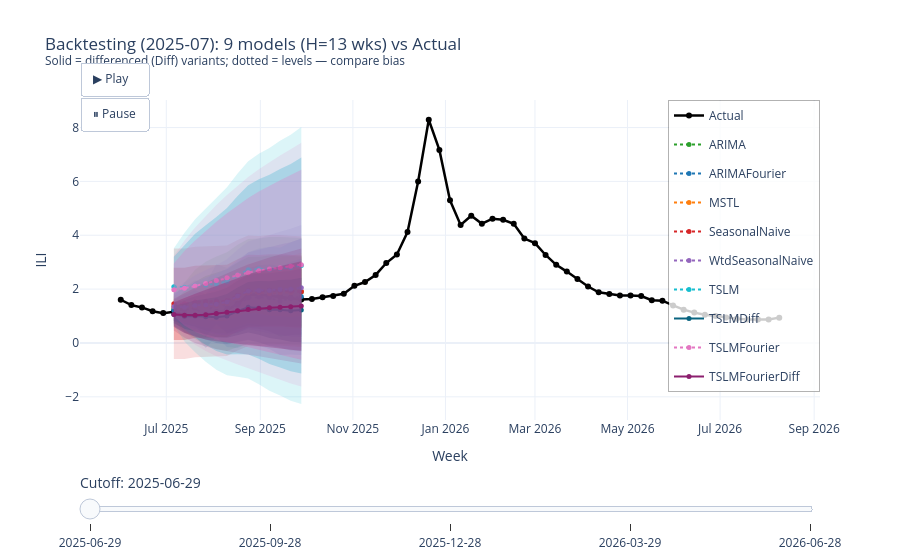

Notebook source saved alongside this figure:
### Code cell
# ── Slider backtest: all 9 models vs Actual ───────────────────────────────────
# Diff variants (TSLMDiff, TSLMFourierDiff) use first-differenced target
# to remove trend bias. Compare against level-fit counterparts.
# ─────────────────────────────────────────────────────────────────────────────

def hex_rgba(hex_color, alpha):
    h = hex_color.lstrip("#")
    r, g, b = int(h[0:2], 16), int(h[2:4], 16), int(h[4:6], 16)
    return f"rgba({r},{g},{b},{alpha})"

MODELS = ["ARIMA", "ARIMAFourier", "MSTL", "SeasonalNaive",
          "WtdSeasonalNaive",
          "TSLM", "TSLMDiff",
          "TSLMFourier", "TSLMFourierDiff"]
MODEL_COLORS = {
    "ARIMA":            "#2ca02c",
    "ARIMAFourier":     "#1f77b4",
    "MSTL":             "#ff7f0e",
    "SeasonalNaive":    "#d62728",
    "WtdSeasonalNaive": "#9467bd",
    "TSLM":             "#17becf",
    "TSLMDiff":         "#0a6480",   # darker teal — diff version of TSLM
    "TSLMFourier":      "#e377c2",
    "TSLMFourierDiff":  "#8c1f6e",   # darker pink — diff version of TSLMFourier
}

cutoffs_plot     = sorted(rolling_fcasts["train_cutoff"].unique())
cutoff_strs_plot = [pd.Timestamp(c).strftime("%Y-%m-%d") for c in cutoffs_plot]
n_cutoffs_plot   = len(cutoffs_plot)

actual_start_plot = pd.Timestamp(cutoffs_plot[0]) - pd.Timedelta(weeks=4)
actual_plot  = all_data[all_data["ds"] >= actual_start_plot].sort_values("ds")
default_sub  = rolling_fcasts[rolling_fcasts["train_cutoff"] == cutoffs_plot[0]].sort_values("ds")

def _band_traces(sub, model, colour):
    def _y(col): return sub[col].values if col in sub.columns else sub[model].values
    x = sub["ds"].values
    return [
        go.Scatter(x=x, y=_y(f"{model}-lo-95"), mode="lines", line=dict(width=0),
                   legendgroup=model, showlegend=False, hoverinfo="skip", name=f"{model} lo95"),
        go.Scatter(x=x, y=_y(f"{model}-hi-95"), mode="lines", line=dict(width=0),
                   fill="tonexty", fillcolor=hex_rgba(colour, 0.15),
                   legendgroup=model, showlegend=False, hoverinfo="skip", name=f"{model} hi95"),
        go.Scatter(x=x, y=_y(f"{model}-lo-80"), mode="lines", line=dict(width=0),
                   legendgroup=model, showlegend=False, hoverinfo="skip", name=f"{model} lo80"),
        go.Scatter(x=x, y=_y(f"{model}-hi-80"), mode="lines", line=dict(width=0),
                   fill="tonexty", fillcolor=hex_rgba(colour, 0.30),
                   legendgroup=model, showlegend=False, hoverinfo="skip", name=f"{model} hi80"),
        go.Scatter(x=x, y=sub[model].values, mode="lines+markers", name=model,
                   legendgroup=model, showlegend=True,
                   line=dict(color=colour, width=2,
                             dash="solid" if model.endswith("Diff") else "dot"),
                   marker=dict(size=5), connectgaps=False,
                   hovertemplate=f"{model}<br>Week: %{{x}}<br>ILI: %{{y:.3f}}<extra></extra>"),
    ]

fig_slider = go.Figure()
fig_slider.add_trace(go.Scatter(
    x=actual_plot["ds"], y=actual_plot["ili"],
    mode="lines+markers", name="Actual", legendgroup="Actual", showlegend=True,
    line=dict(color="black", width=2.5), marker=dict(size=6),
))
for model in MODELS:
    for t in _band_traces(default_sub, model, MODEL_COLORS[model]):
        fig_slider.add_trace(t)

frames_plot = []
for i, cutoff in enumerate(cutoffs_plot):
    sub = rolling_fcasts[rolling_fcasts["train_cutoff"] == cutoff].sort_values("ds")
    frame_data = [go.Scatter(x=actual_plot["ds"], y=actual_plot["ili"])]
    for model in MODELS:
        frame_data.extend(_band_traces(sub, model, MODEL_COLORS[model]))
    frames_plot.append(go.Frame(data=frame_data, name=cutoff_strs_plot[i]))
fig_slider.frames = frames_plot

sliders_plot = [dict(
    active=0,
    currentvalue=dict(prefix="Cutoff: ", font=dict(size=14)),
    pad=dict(t=50),
    steps=[dict(
        args=[[cutoff_strs_plot[i]],
              dict(frame=dict(duration=300, redraw=True), mode="immediate")],
        label=cutoff_strs_plot[i], method="animate",
    ) for i in range(n_cutoffs_plot)],
)]

fig_slider.update_layout(
    title=(f"Backtesting ({INITIAL_END[:7]}): 9 models (H={H} wks) vs Actual<br>"
           "<sup>Solid = differenced (Diff) variants; dotted = levels — compare bias</sup>"),
    xaxis_title="Week", yaxis_title="ILI",
    hovermode="x unified", template="plotly_white",
    sliders=sliders_plot,
    legend=dict(x=1.0, y=1.0, xanchor="right", yanchor="top",
                bgcolor="rgba(255,255,255,0.8)",
                bordercolor="rgba(0,0,0,0.3)", borderwidth=1),
    updatemenus=[dict(
        type="buttons", showactive=False, y=1.12, x=0.0, xanchor="left",
        buttons=[
            dict(label="\u25b6 Play", method="animate",
                 args=[None, dict(frame=dict(duration=500, redraw=True), fromcurrent=True)]),
            dict(label="\u23f8 Pause", method="animate",
                 args=[[None], dict(frame=dict(duration=0, redraw=True), mode="immediate")]),
        ],
    )],
)
fig_slider.show()
